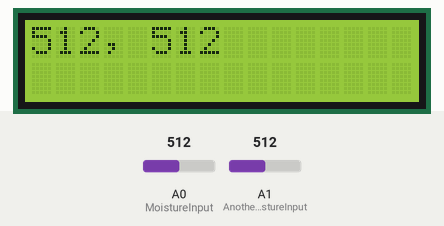
Bench run of a sketch on a simulated Arduino Uno, built with avr-gcc and run on an emulated ATmega328P. Parts: 16×2 character LCD. The inputs (shaded band) are chosen by the test bench; at power-on: A0 (MoistureInput) = 512, A1 (AnotherMoistureInput) = 512.

Above: at 1.2 s.
1.3 s: A0 (MoistureInput) set to 716
At 2.3 s:
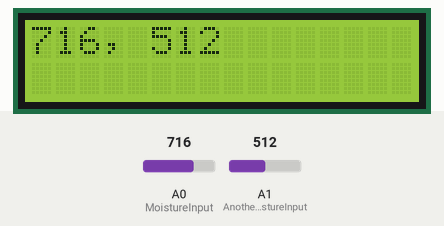
3.0 s: A1 (AnotherMoistureInput) set to 716
At 3.9 s:
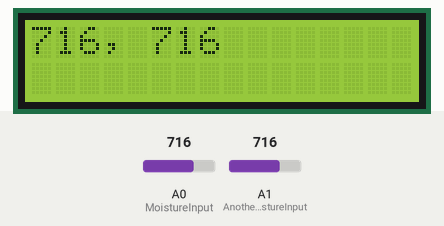
4.5 s: A0 (MoistureInput) set to 900
At 5.4 s:
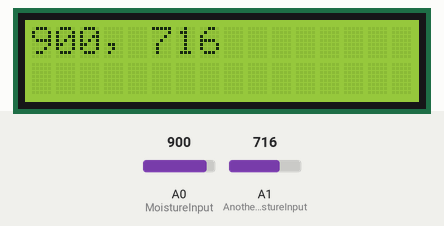
6.1 s: A1 (AnotherMoistureInput) set to 900
At 7.0 s:
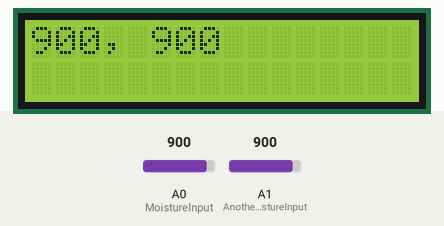
7.6 s: A0 (MoistureInput) set to 1023
At 8.5 s:
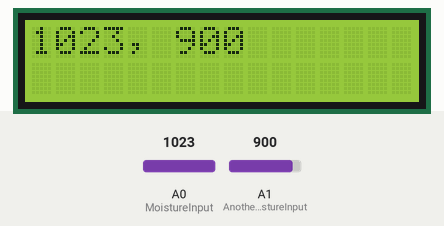
9.1 s: A1 (AnotherMoistureInput) set to 1023
At 10.1 s:
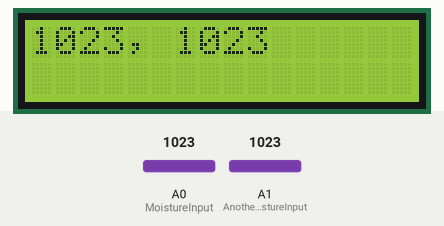
Timing chart, 0 to 11.6 s (numbered marks = the images above; inputs shaded):
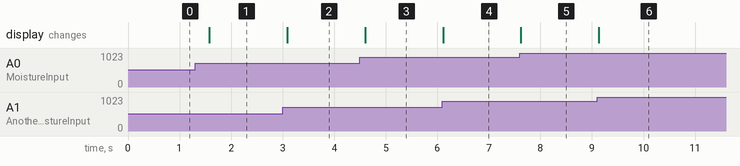

Measured:
- after the input at 1.3 s, the display: changes after 0.28 s (image 1)
- after the input at 3.0 s, the display: changes after 0.09 s (image 2)
- after the input at 4.5 s, the display: changes after 0.10 s (image 3)
- after the input at 6.1 s, the display: changes at once (image 4)
- after the input at 7.6 s, the display: changes at once (image 5)
- after the input at 9.1 s, the display: changes at once (image 6)

The sketch:

soil_humidity.ino
```cpp
// include the library code:
#include <LiquidCrystal.h>

// initialize the library with the numbers of the interface pins
LiquidCrystal lcd(12, 11, 5, 4, 3, 2);

int MoistureInput=A0;
int AnotherMoistureInput=A1;
int moistureValue;
int anotherValue;

void setup()
{
  pinMode(MoistureInput, INPUT);
  pinMode(AnotherMoistureInput, INPUT);

  // set up the LCD's number of columns and rows:
  lcd.begin(16, 2);
}

void loop() {
  lcd.clear();

  moistureValue=analogRead(MoistureInput);
  anotherValue=analogRead(AnotherMoistureInput);
  lcd.print(moistureValue);
  lcd.print(", ");
  lcd.print(anotherValue);

  delay(500);
}
```
